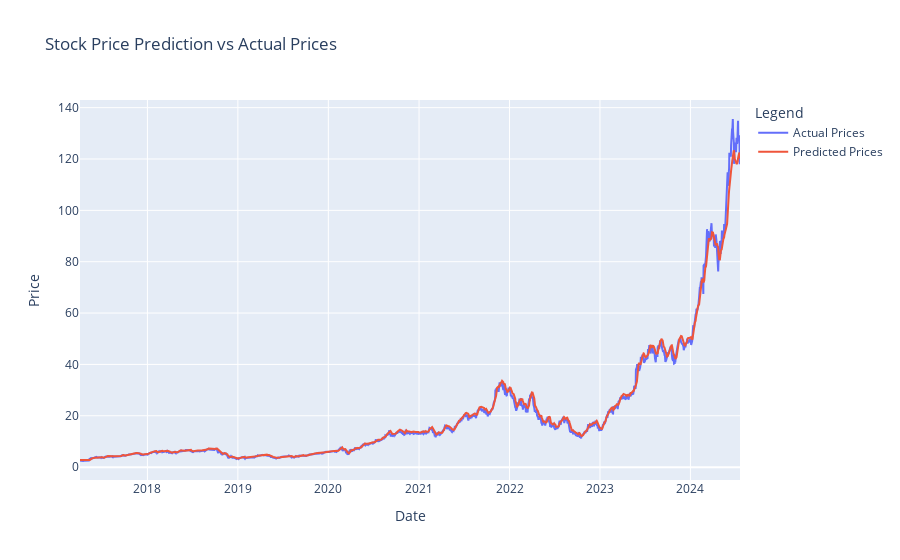

Write notebook code for a chart like this one.
### Code cell
import numpy as np
import pandas as pd
import yfinance as yf
from sklearn.preprocessing import MinMaxScaler
from tensorflow.keras.models import Sequential
from tensorflow.keras.layers import Dense, LSTM, Input
from tensorflow.keras.callbacks import EarlyStopping
from sklearn.metrics import mean_squared_error
import plotly.graph_objs as go

# Step 1: Load Historical Data
def load_data(ticker, start, end):
    data = yf.download(ticker, start=start, end=end)
    return data[['Close']]

# Step 2: Prepare the Data
def prepare_data(data, look_back=60):
    scaler = MinMaxScaler(feature_range=(0, 1))
    scaled_data = scaler.fit_transform(data)

    X, y = [], []
    for i in range(len(scaled_data) - look_back - 1):
        X.append(scaled_data[i:(i + look_back), 0])
        y.append(scaled_data[i + look_back, 0])
    
    return np.array(X), np.array(y), scaler

# Step 3: Build the Model
def build_model(input_shape):
    model = Sequential()
    model.add(Input(shape=input_shape))  # Specify the input shape using Input layer
    model.add(LSTM(units=50, return_sequences=True))
    model.add(LSTM(units=50))  # Another LSTM layer
    model.add(Dense(1))
    model.compile(optimizer='adam', loss='mean_squared_error')
    return model

# Step 4: Train the Model with Early Stopping
def train_model(model, X_train, y_train, X_val, y_val, epochs=100, batch_size=32):
    early_stopping = EarlyStopping(monitor='val_loss', patience=10, restore_best_weights=True)
    
    history = model.fit(X_train, y_train, 
                        epochs=epochs, 
                        batch_size=batch_size, 
                        validation_data=(X_val, y_val), 
                        callbacks=[early_stopping], 
                        verbose=1)
    return history

# Step 5: Make Predictions
def make_predictions(model, X_test, scaler):
    predictions = model.predict(X_test)
    return scaler.inverse_transform(predictions)

# Step 6: Plotting
def plot_predictions(dates, y_test, predictions):
    fig = go.Figure()

    # Plot actual values
    fig.add_trace(go.Scatter(x=dates, y=y_test, mode='lines', name='Actual Prices'))

    # Plot predicted values
    fig.add_trace(go.Scatter(x=dates, y=predictions, mode='lines', name='Predicted Prices'))

    # Update layout
    fig.update_layout(title='Stock Price Prediction vs Actual Prices',
                      xaxis_title='Date',
                      yaxis_title='Price',
                      legend_title='Legend')

    fig.show()

# Main Execution
if __name__ == "__main__":
    # Load and prepare data with an extended date range
    data = load_data('NVDA', '2000-01-01', '2024-07-20')  # Extended date range
    look_back = 60
    X, y, scaler = prepare_data(data, look_back=look_back)

    # Split data into training and validation sets chronologically
    split_index = int(len(X) * 0.7)  # 70% for training, 30% for validation
    X_train, X_val = X[:split_index], X[split_index:]
    y_train, y_val = y[:split_index], y[split_index:]

    # Reshape data for LSTM
    X_train = np.reshape(X_train, (X_train.shape[0], X_train.shape[1], 1))
    X_val = np.reshape(X_val, (X_val.shape[0], X_val.shape[1], 1))

    # Build and train the model with early stopping
    model = build_model((X_train.shape[1], 1))
    history = train_model(model, X_train, y_train, X_val, y_val, epochs=100, batch_size=32)  # Include validation data

    # Make predictions on the validation set
    predictions = make_predictions(model, X_val, scaler)

    # Calculate and print metrics
    mse = mean_squared_error(scaler.inverse_transform(y_val.reshape(-1, 1)), predictions)
    print(f'Mean Squared Error: {mse}')

    # Create a DataFrame for plotting
    dates = data.index[-len(X_val):]  # Use dates corresponding to validation set
    y_val = scaler.inverse_transform(y_val.reshape(-1, 1)).flatten()
    predictions = predictions.flatten()

    # Plot predictions
    plot_predictions(dates, y_val, predictions)

### Figure 1 — Plotly figure (JSON) as saved in the notebook; plotly's stock layout.template omitted (floating-point values rounded to 4 significant figures; data arrays with more than 128 entries replaced by an {"elided": "..."} marker saying what was removed)
{"data": [{"mode": "lines", "name": "Actual Prices", "type": "scatter", "x": {"elided": "1835 str values"}, "y": {"elided": "1835 float values"}}, {"mode": "lines", "name": "Predicted Prices", "type": "scatter", "x": {"elided": "1835 str values"}, "y": {"elided": "1835 float values"}}], "layout": {"legend": {"title": {"text": "Legend"}}, "title": {"text": "Stock Price Prediction vs Actual Prices"}, "xaxis": {"title": {"text": "Date"}}, "yaxis": {"title": {"text": "Price"}}}}
